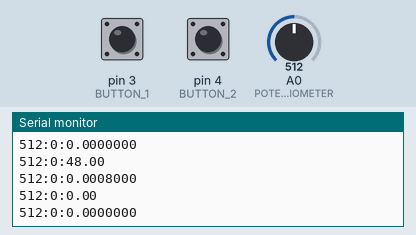
This sketch was run on a simulated Arduino Mega 2560, built for the host (arithmetic inside an expression is 32-bit, double 64-bit). Parts: the last lines printed to the serial monitor. Inputs (shaded band) come from the test bench; at power-on: A0 (POTENTIOMETER) = 512, pin 3 (BUTTON_1) LOW, pin 4 (BUTTON_2) LOW.

Above: at 4.2 s.
4.3 s: A0 (POTENTIOMETER) set to 983
At 5.1 s:
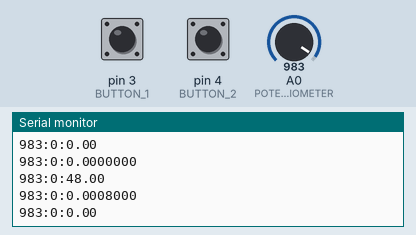
7.3 s: A0 (POTENTIOMETER) set to 1013
At 8.3 s:
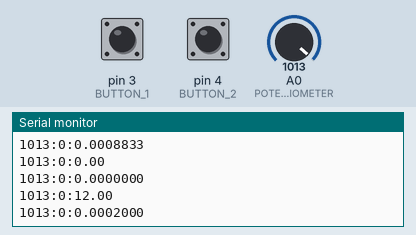
Timing chart, 0 to 10.3 s (numbered marks = the images above; inputs shaded):
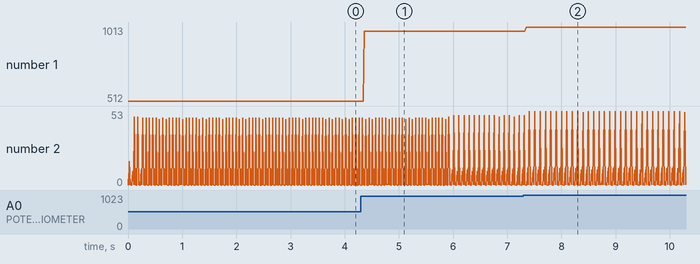

Measured:
- after the input at 4.3 s, the serial monitor: prints a new line after 0.06 s (image 1)
- after the input at 7.3 s, the serial monitor: prints a new line after 0.05 s (image 2)
- plotted number 1: 512 → 983 after the input at 4.3 s, 983 → 1013 after the input at 7.3 s
- plotted number 2: 0 → 12 after the input at 7.3 s

The sketch:

sketch.ino
```cpp
/*
Anthony Leblanc
23/04/2022
Projet de RTOS, deuxième année d'ingénieur instrumentation à Sup Galilée
*/

#include <Arduino_FreeRTOS.h>
#include "queue.h"
#include "semphr.h"

#define POTENTIOMETER A0 // Le potentiomètre est branché sur la broche analogique A0
#define BUTTON_1 3 // Le bouton 1 est branché sur la broche numérique 3
#define BUTTON_2 4 // Le bouton 2 est branché sur la broche numérique 4
#define STR_MAX_SIZE 100
#define DECIMAL_PLACES 2

typedef struct _VALEUR_CAPTEURS {
  int analogique;
  int numerique;
  double tempsEnMillisecondes;
}VALEUR_CAPTEURS;

String double2string(double n, int ndec);

SemaphoreHandle_t  xMutex;
QueueHandle_t task_1Queue; // Création de la queue permettant d'envoyer la donnée  de la tâche 1
QueueHandle_t task_2Queue; // Création de la queue permettant d'envoyer la donnée  de la tâche 2
QueueHandle_t task_3Queue; // Création de la queue permettant d'envoyer la donnée  de la tâche 3
QueueHandle_t task_4Queue; // Création de la queue permettant d'envoyer la donnée  de la tâche 4

void setup() {
  // put your setup code here, to run once:
  Serial.begin(9600); // Initialisation du port série pour l'affichage

  xMutex = xSemaphoreCreateMutex();

  task_1Queue  = xQueueCreate(1,sizeof(int32_t)); // Initialisation de la queue de la taille d'une seule valeur
  task_2Queue  = xQueueCreate(1,sizeof(int32_t)); // Initialisation de la queue de la taille d'une seule valeur
  task_3Queue  = xQueueCreate(1,sizeof(VALEUR_CAPTEURS)); // Initialisation de la queue de la taille de la structure VALEUR_CAPTEURS
  task_4Queue  = xQueueCreate(1,sizeof(VALEUR_CAPTEURS)); // Initialisation de la queue de la taille de la structure VALEUR_CAPTEURS

  xTaskCreate(Task_1,
              "Potentiometer Manager",
              100,
              NULL,
              1,
              NULL
              ); // Création de la première tâche

  xTaskCreate(Task_2,
              "Buttons Manager",
              100,
              NULL,
              1,
              NULL
              ); // Création de la deuxième tâche

  xTaskCreate(Task_3,
              "Structure Manager",
              100,
              NULL,
              1,
              NULL
              ); // Création de la troisième tâche

  xTaskCreate(Task_4,
              "Print_1 Manager",
              100,
              NULL,
              1,
              NULL
              ); // Création de la quatrième tâche

  xTaskCreate(Task_5,
              "Print_1 Manager",
              100,
              NULL,
              1,
              NULL
              ); // Création de la cinquième tâche
}

void Task_1(void *pvParameters) // Définition de la première tâche :
{ /*
Récupère une valeur analogique sur l’entrée A0 qui est branchée avec un potentiomètre puis
l’envoie à la tâche 3 (valeur entre 0 et 1023)
*/

  pinMode(POTENTIOMETER,INPUT); // Définition de la broche du potentiomètre en entrée

  //BaseType_t qStatus;
  int32_t valueToSend;
  valueToSend =(int32_t)pvParameters;

  while(1)
  {
    valueToSend = analogRead(POTENTIOMETER); // Récupération de la valeur du potentiometre

    xQueueOverwrite( task_1Queue, &valueToSend ); // On ré-écrit la valeur dans la queue pour
                                                  // avoir la dernière dans la structure a la fin

    /*
    qStatus = xQueueSend(task_1Queue,&valueToSend,0); // On envoie la valeur dans la queue et on récupère
                                                      // l'état de la queue
    while(qStatus != pdPASS) {} // On attend que la valeur ai été lu avant de traité une nouvelle valeur
    */
  }
}

void Task_2(void *pvParameters) // Définition de la deuxième tâche :
{/*
Récupère une valeur numérique qui est la résultante de l'addition des deux valeurs des deux
entrées numérique 3 et 4 qui sont branchées avec des boutons poussoirs en montage pull
down, puis envoie cette valeur numérique à la tâche 3 (valeur entre 0 et 2)
*/

  pinMode(BUTTON_1, INPUT); // Définition de la broche du bouton 1 en entrée
  pinMode(BUTTON_2, INPUT); // Définition de la broche du bouton 2 en entrée

  //BaseType_t qStatus;
  int32_t valueToSend;
  valueToSend =(int32_t)pvParameters;

  while(1)
  {
    valueToSend = digitalRead(BUTTON_1); // Lecture de l'état du bouton 1
    valueToSend += digitalRead(BUTTON_2); // Incrémentation avec l'état du bouton 2

    xQueueOverwrite( task_2Queue, &valueToSend ); // On ré-écrit la valeur dans la queue pour
                                                  // avoir la dernière dans la structure a la fin
    /*
    qStatus = xQueueSend(task_2Queue,&valueToSend,0); // On envoie la valeur dans la queue et on récupère
                                                      // l'état de la queue
    while(qStatus != pdPASS) {} // On attend que la valeur ai été lu avant de traité une nouvelle valeur
    */
  }
}

void Task_3(void *pvParameters) // Définition de la troisième tâche :
{/*
Reçoit les deux valeurs des tâches 1 et 2 puis les mets dans une structure en ajoutant la
valeur de la fonction millis()
struct valeurCapteurs {
int analogique;
int numérique;
double tempsEnMillisecondes;
};
Une fois la structure remplie, cette dernière doit être envoyée à la tâche 4.
*/

  //BaseType_t qStatus;
  VALEUR_CAPTEURS *valeurCapteurs = NULL;
  valeurCapteurs = (VALEUR_CAPTEURS*)malloc(1*sizeof(VALEUR_CAPTEURS)); // Allocation dynamique de mémoire pour sauvegarder la structure

  unsigned long myTime = millis();
  unsigned long taskTime;

  while(1)
  {
    myTime = millis();
    taskTime = myTime;

    // Récupération des données des Queues.
    xQueueReceive(task_1Queue, &valeurCapteurs->analogique,( TickType_t ) 10);
    xQueueReceive(task_2Queue, &valeurCapteurs->numerique, (TickType_t) 10);

    // Calcul du temps d'exécution de la tâche
    taskTime = millis();
    valeurCapteurs->tempsEnMillisecondes = taskTime - myTime;

    xQueueOverwrite( task_3Queue, valeurCapteurs ); // On ré-écrit la valeur dans la queue pour
                                                  // avoir la dernière dans la structure a la fin
  }
}

void Task_4(void *pvParameters) // Définition de la deuxième tâche :
{/*
Cette tâche reçoit la valeur de la structure et utilise le port série pour l’afficher, ensuite envoie
cette structure à la tâche 5.
*/

  VALEUR_CAPTEURS *valeurCapteurs = NULL;
  valeurCapteurs = (VALEUR_CAPTEURS*)malloc(1*sizeof(VALEUR_CAPTEURS));
  String pcStringToPrint = "";
  String buffer = "";

  while(1)
  {
    xQueueReceive(task_3Queue, valeurCapteurs,( TickType_t ) 10);

    // Préparation de la chaîne de caractères pour l'affichage
    pcStringToPrint = String(valeurCapteurs->analogique);
    pcStringToPrint += ":";
    pcStringToPrint += String(valeurCapteurs->numerique);
    pcStringToPrint += ":" ;
    pcStringToPrint += double2string(valeurCapteurs->tempsEnMillisecondes, DECIMAL_PLACES);

    // Gestion du port série
    // https://www.freertos.org/a00122.html
    if( xMutex != NULL )
    {
        /* See if we can obtain the semaphore.  If the semaphore is not
        available wait 10 ticks to see if it becomes free. */
        if( xSemaphoreTake( xMutex, ( TickType_t ) 10 ) == pdTRUE )
        {
            /* We were able to obtain the semaphore and can now access the
            shared resource. */

            Serial.println(pcStringToPrint);

            /* We have finished accessing the shared resource.  Release the
            semaphore. */
            xSemaphoreGive( xMutex );
        }
        else
        {
            /* We could not obtain the semaphore and can therefore not access
            the shared resource safely. */
        }
    }

    xQueueOverwrite( task_4Queue, valeurCapteurs ); // On ré-écrit la valeur dans la queue pour
                                                  // avoir la dernière dans la structure a la fin
  }
}

void Task_5(void *pvParameters) // Définition de la deuxième tâche :
{/*
Cette tâche doit transformer la valeur du temps dans la structure en minutes, ensuite elle doit
afficher cette nouvelle structure à travers le port série.
*/

  VALEUR_CAPTEURS *valeurCapteurs = NULL;
  valeurCapteurs = (VALEUR_CAPTEURS*)malloc(1*sizeof(VALEUR_CAPTEURS));
  String pcStringToPrint = "";
  double buffer = 0.0;
  double timeEnMinutes = 0;

  while(1)
  {
    xQueueReceive(task_4Queue, valeurCapteurs,( TickType_t ) 10);

    // Préparation de la chaîne de caractères pour l'affichage
    pcStringToPrint = String(valeurCapteurs->analogique);
    pcStringToPrint += ":";
    pcStringToPrint += String(valeurCapteurs->numerique);
    pcStringToPrint += ":" ;
    pcStringToPrint += double2string(valeurCapteurs->tempsEnMillisecondes * 1.6666666666667E-5,
                                      DECIMAL_PLACES + 5);

    // Gestion du port série
    // https://www.freertos.org/a00122.html
    if( xMutex != NULL )
    {
        /* See if we can obtain the semaphore.  If the semaphore is not
        available wait 10 ticks to see if it becomes free. */
        if( xSemaphoreTake( xMutex, ( TickType_t ) 10 ) == pdTRUE )
        {
            /* We were able to obtain the semaphore and can now access the
            shared resource. */

            Serial.println(pcStringToPrint);

            /* We have finished accessing the shared resource.  Release the
            semaphore. */
            xSemaphoreGive( xMutex );
        }
        else
        {
            /* We could not obtain the semaphore and can therefore not access
            the shared resource safely. */
        }
    }
  }
}
/*
void printer(const char* pcString)
{ // https://microcontrollerslab.com/arduino-freertos-mutex-tutorial-priority-inversion-priority-inheritance/
  // take mutex
  xSemaphoreTake(xMutex, portMAX_DELAY);
  Serial.println(pcString); // send string to serial monitor
  xSemaphoreGive(xMutex); // release mutex
}
*/

String double2string(double n, int ndec)
{ //https://askcodez.com/convertir-le-type-double-en-chaine-de-type-dans-le-sketch-arduino.html
    String r = "";

    int v = n;
    r += v;     //whole number part
    r += '.';   //decimal point
    int i;
    for (i=0;i<ndec;i++) {
        //iterate through each decimal digit for 0..ndec
        n -= v;
        n *= 10;
        v = n;
        r += v;
    }

    return r;
}

void loop() {
  // put your main code here, to run repeatedly:

}
```
